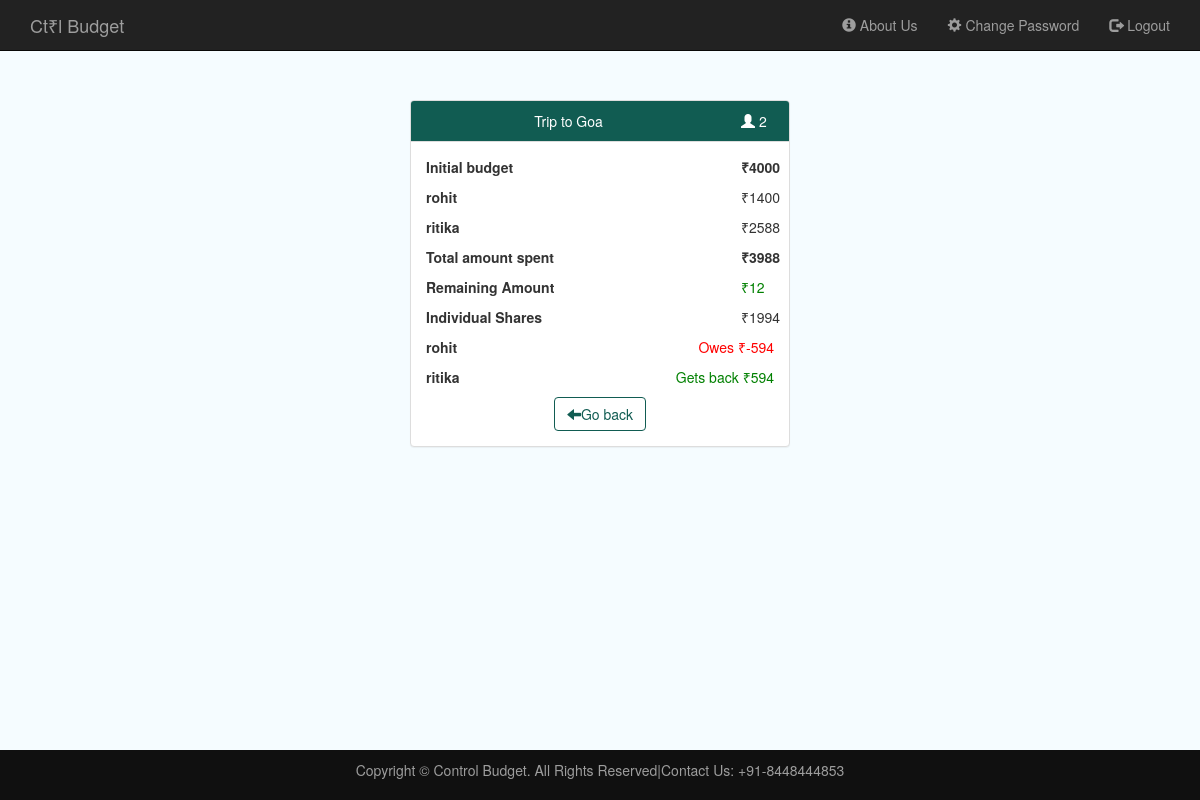
Page /Expense_Manager/expense_distribution.php?title=Trip to Goa (signed in) on the committed database.
### tables this page shows
CREATE TABLE IF NOT EXISTS `budget_plan` (
  `id` int(11) NOT NULL AUTO_INCREMENT,
  `user_id` int(11) NOT NULL,
  `from_date` date NOT NULL,
  `to_date` date NOT NULL,
  `initial_budget` bigint(20) NOT NULL,
  `people` int(11) NOT NULL,
  `title` varchar(255) NOT NULL,
  PRIMARY KEY (`id`),
  KEY `user_id` (`user_id`)
);

CREATE TABLE IF NOT EXISTS `person_details` (
  `id` int(30) NOT NULL AUTO_INCREMENT,
  `bud_id` int(30) NOT NULL,
  `name` varchar(255) NOT NULL,
  `expense` bigint(11) NOT NULL,
  PRIMARY KEY (`id`),
  KEY `bud_id` (`bud_id`)
);

### Expense_Manager/expense_distribution.php (the view, shortened to what this page needs)
<!DOCTYPE html>
<?php require './includes/common.php';
$em=$_SESSION['email'];
$select_id="select id from users where email='$em'";
$query_run=mysqli_query($con,$select_id) or die(mysqli_error($con));
$row_id=  mysqli_fetch_array($query_run) or die(mysqli_error($con));
$id=$row_id['id'];
$title=$_GET['title'];
$select_bid_query="select * from budget_plan bp where bp.user_id ='$id' and title='$title'";
$query_bud_res=  mysqli_query($con, $select_bid_query) or die(mysqli_error($con));
$fetch=mysqli_fetch_array($query_bud_res);
$b_id=$fetch['id'];
$budget=$fetch['initial_budget'];
$pep=$fetch['people'];
?>
<html>
    <head>
        <link rel="stylesheet" href="https://maxcdn.bootstrapcdn.com/bootstrap/3.3.7/css/bootstrap.min.css">
        <link rel="stylesheet" type="text/css" href="css/index.css">
    </head>
    <body style='background-color: #f5fcff;'>
        <?php include './includes/header.php';?>
        <div class="conatiner" style="padding-top: 100px">
            <div class="row">
                <div class="col-xs-4 col-xs-offset-4">
                    <div class="panel panel-default">
                        <div class="panel-heading" style="background-color:#115c52;color:white">
                            <div class='row'>
                                <div class='col-xs-10'>
                                    <center><?php echo $title;?></center>
                                </div>
                                <div class=' col-xs-2'>
                                    <span class='glyphicon glyphicon-user'></span> <?php echo $pep;?>
                                </div>
                            </div>
                        </div>
                        <div class="panel-body">
                            <div class='row'>
                                <div class='col-xs-8 '>
                                    <strong>Initial budget</strong>
                                </div>
                                <div class='col-xs-offset-2 col-xs-2'>
                                    <p><strong>₹<?php echo $budget; ?></strong></p>
                                </div>
                            </div>
                            <?php
                                $name_query="select * from person_details where bud_id='$b_id'";
                                $query_res=mysqli_query($con,$name_query) or die(mysqli_error($con));
                                $n=$pep;
                                $sum=0;
                                while($n--){
                                    $name_res=  mysqli_fetch_array($query_res) or die(mysli_error($con));
                                    $sum=$sum+$name_res['expense'];?>
                                    <div class='row'>
                                        <div class='col-xs-8 '>
                                            <strong><?php echo $name_res['name']; ?></strong>
                                        </div>
                                        <div class='col-xs-offset-2 col-xs-2'>
                                            <p>₹<?php echo $name_res['expense']; ?></p>
                                        </div>
                                    </div>
                                <?php
                                }
                            ?>
                            <div class='row'>
                                <div class='col-xs-8 '>
                                    <strong>Total amount spent</strong>
                                </div>
                                <div class='col-xs-offset-2 col-xs-2'>
                                    <p><strong>₹<?php echo $sum; ?></strong></p>
                                </div>
                            </div>
                            <div class='row'>
                                <div class='col-xs-8 '>
                                    <strong>Remaining Amount</strong>
                                </div>
                                <div class='col-xs-offset-2 col-xs-2'>
                                    <?php
                                        $amt=$budget-$sum;
                                        if($amt>0){ ?>
                                            <p style="color:green">₹<?php echo $amt;?></p>
                                        <?php } elseif ($amt<0) { ?>
                                            <p style="color:red">₹<?php echo $amt;?></p>
                                        <?php } else{ ?>
                                            <p style="color:black">₹<?php echo $amt;?></p>
                                        <?php } ?>
                                </div>
                            </div>
                            <div class='row'>
                                <div class='col-xs-8 '>
                                    <strong>Individual Shares</strong>
                                </div>
                                <div class='col-xs-offset-2 col-xs-2'>
                                    <p>₹<?php $share=$sum/$pep; echo $share;  ?></p>
                                </div>
                            </div>
                            <?php
                                $name1_query="select * from person_details where bud_id='$b_id'";
                                $query1_res=mysqli_query($con,$name1_query) or die(mysqli_error($con));
                                $no=$pep;
                                while($no--){
                                    $name_res=mysqli_fetch_array($query1_res) or die(mysli_error($con));?>
                                    <div class='row'>
                                        <div class='col-xs-5 '>
                                            <strong><?php echo $name_res['name']; ?></strong>
                                        </div>
                                        <div class='col-xs-offset-2 col-xs-5' style='float:right'>
                                            <?php
                                                $amt=$name_res['expense']-$share;
                                                if($amt>0){ ?>
                                                    <p style="color:green;float:right">Gets back ₹<?php echo $amt;?></p>
                                                <?php } elseif ($amt<0) { ?>
                                                    <p style="color:red;float:right">Owes ₹<?php echo $amt;?></p>
                                                <?php } else{ ?>
                                                    <p style="color:black;float:right">All settled up</p>
                                                <?php } ?>
                                        </div>
                                    </div>
                                <?php
                                }
                            ?>
                            <center>
                                <button class='btn' style="border-color:#115c52;color:#115c52;background-color: white"
                                        onclick="window.location.href ='view_plan.php?title=<?php echo $title; ?>'">
                                <span class='glyphicon glyphicon-arrow-left' style='color:#115c52'></span>Go back</button>
                            </center>
                        </div>
                    </div>
                </div>
            </div>
        </div>
        <?php include './includes/footer.php'; ?>
    </body>
</html>

### Expense_Manager/css/index.css (style rules this page uses)
body { overflow-x: hidden; }

### rows in the picture
budget_plan: people "2", initial_budget "4000", initial_budget "12", people "1994"
person_details: name "rohit", expense "1400", expense.people "-594"
person_details: name "ritika", expense "2588", expense.people "594"

### other values in the picture
$title "Trip to Goa"
$sum "3988"
